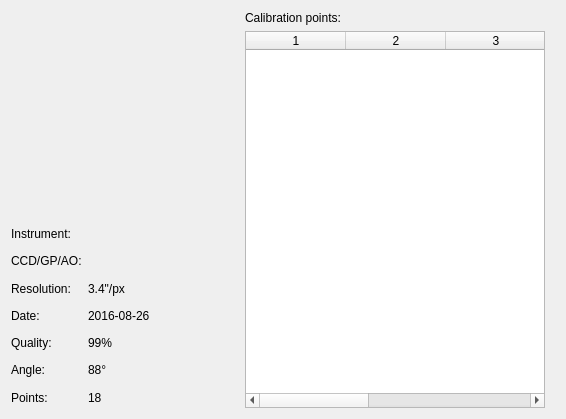
<?xml version="1.0" encoding="UTF-8"?>
<ui version="4.0">
 <class>snowgui::calibrationdetaildialog</class>
 <widget class="QDialog" name="snowgui::calibrationdetaildialog">
  <property name="geometry">
   <rect>
    <x>0</x>
    <y>0</y>
    <width>566</width>
    <height>419</height>
   </rect>
  </property>
  <property name="windowTitle">
   <string>Dialog</string>
  </property>
  <layout class="QGridLayout" name="gridLayout">
   <item row="0" column="0">
    <widget class="snowgui::CalibrationDisplayWidget" name="calibrationdisplayWidget" native="true">
     <property name="minimumSize">
      <size>
       <width>200</width>
       <height>200</height>
      </size>
     </property>
    </widget>
   </item>
   <item row="0" column="2" rowspan="2">
    <widget class="QWidget" name="widget" native="true">
     <property name="minimumSize">
      <size>
       <width>310</width>
       <height>0</height>
      </size>
     </property>
     <property name="maximumSize">
      <size>
       <width>310</width>
       <height>16777215</height>
      </size>
     </property>
     <layout class="QVBoxLayout" name="verticalLayout">
      <property name="leftMargin">
       <number>0</number>
      </property>
      <property name="topMargin">
       <number>0</number>
      </property>
      <property name="rightMargin">
       <number>0</number>
      </property>
      <property name="bottomMargin">
       <number>0</number>
      </property>
      <item>
       <widget class="QLabel" name="calibrationpointsLabel">
        <property name="text">
         <string>Calibration points:</string>
        </property>
       </widget>
      </item>
      <item>
       <widget class="QTableWidget" name="calibrationpointsTable">
        <property name="minimumSize">
         <size>
          <width>300</width>
          <height>0</height>
         </size>
        </property>
        <property name="maximumSize">
         <size>
          <width>300</width>
          <height>16777215</height>
         </size>
        </property>
        <property name="columnCount">
         <number>5</number>
        </property>
        <column/>
        <column/>
        <column/>
        <column/>
        <column/>
       </widget>
      </item>
     </layout>
     <zorder>calibrationpointsTable</zorder>
     <zorder>calibrationpointsLabel</zorder>
    </widget>
   </item>
   <item row="1" column="0">
    <widget class="QWidget" name="calibrationdetailWidget" native="true">
     <property name="maximumSize">
      <size>
       <width>16777215</width>
       <height>185</height>
      </size>
     </property>
     <layout class="QGridLayout" name="gridLayout_2">
      <property name="leftMargin">
       <number>0</number>
      </property>
      <property name="topMargin">
       <number>0</number>
      </property>
      <property name="rightMargin">
       <number>0</number>
      </property>
      <property name="bottomMargin">
       <number>0</number>
      </property>
      <item row="3" column="0">
       <widget class="QLabel" name="dateLabel">
        <property name="text">
         <string>Date:</string>
        </property>
       </widget>
      </item>
      <item row="4" column="0">
       <widget class="QLabel" name="qualityLabel">
        <property name="text">
         <string>Quality:</string>
        </property>
       </widget>
      </item>
      <item row="2" column="0">
       <widget class="QLabel" name="resolutionLabel">
        <property name="text">
         <string>Resolution:</string>
        </property>
       </widget>
      </item>
      <item row="5" column="0">
       <widget class="QLabel" name="angleLabel">
        <property name="text">
         <string>Angle:</string>
        </property>
       </widget>
      </item>
      <item row="2" column="1">
       <widget class="QLabel" name="resolutionField">
        <property name="text">
         <string>3.4&quot;/px</string>
        </property>
       </widget>
      </item>
      <item row="6" column="0">
       <widget class="QLabel" name="pointsLabel">
        <property name="text">
         <string>Points:</string>
        </property>
       </widget>
      </item>
      <item row="4" column="1">
       <widget class="QLabel" name="qualityField">
        <property name="text">
         <string>99%</string>
        </property>
       </widget>
      </item>
      <item row="0" column="0">
       <widget class="QLabel" name="instrumenLabel">
        <property name="text">
         <string>Instrument:</string>
        </property>
       </widget>
      </item>
      <item row="0" column="1">
       <widget class="QLabel" name="instrumentField">
        <property name="text">
         <string/>
        </property>
       </widget>
      </item>
      <item row="6" column="1">
       <widget class="QLabel" name="pointsField">
        <property name="text">
         <string>18</string>
        </property>
       </widget>
      </item>
      <item row="3" column="1">
       <widget class="QLabel" name="dateField">
        <property name="text">
         <string>2016-08-26</string>
        </property>
       </widget>
      </item>
      <item row="5" column="1">
       <widget class="QLabel" name="angleField">
        <property name="text">
         <string>88°</string>
        </property>
       </widget>
      </item>
      <item row="1" column="1">
       <widget class="QLabel" name="ccdField">
        <property name="text">
         <string/>
        </property>
       </widget>
      </item>
      <item row="1" column="0">
       <widget class="QLabel" name="ccdLabel">
        <property name="text">
         <string>CCD/GP/AO:</string>
        </property>
       </widget>
      </item>
      <item row="0" column="2">
       <spacer name="horizontalSpacer">
        <property name="orientation">
         <enum>Qt::Horizontal</enum>
        </property>
        <property name="sizeHint" stdset="0">
         <size>
          <width>40</width>
          <height>20</height>
         </size>
        </property>
       </spacer>
      </item>
     </layout>
    </widget>
   </item>
  </layout>
 </widget>
 <customwidgets>
  <customwidget>
   <class>snowgui::CalibrationDisplayWidget</class>
   <extends>QWidget</extends>
   <header location="global">CalibrationDisplayWidget.h</header>
   <container>1</container>
  </customwidget>
 </customwidgets>
 <resources/>
 <connections/>
</ui>
